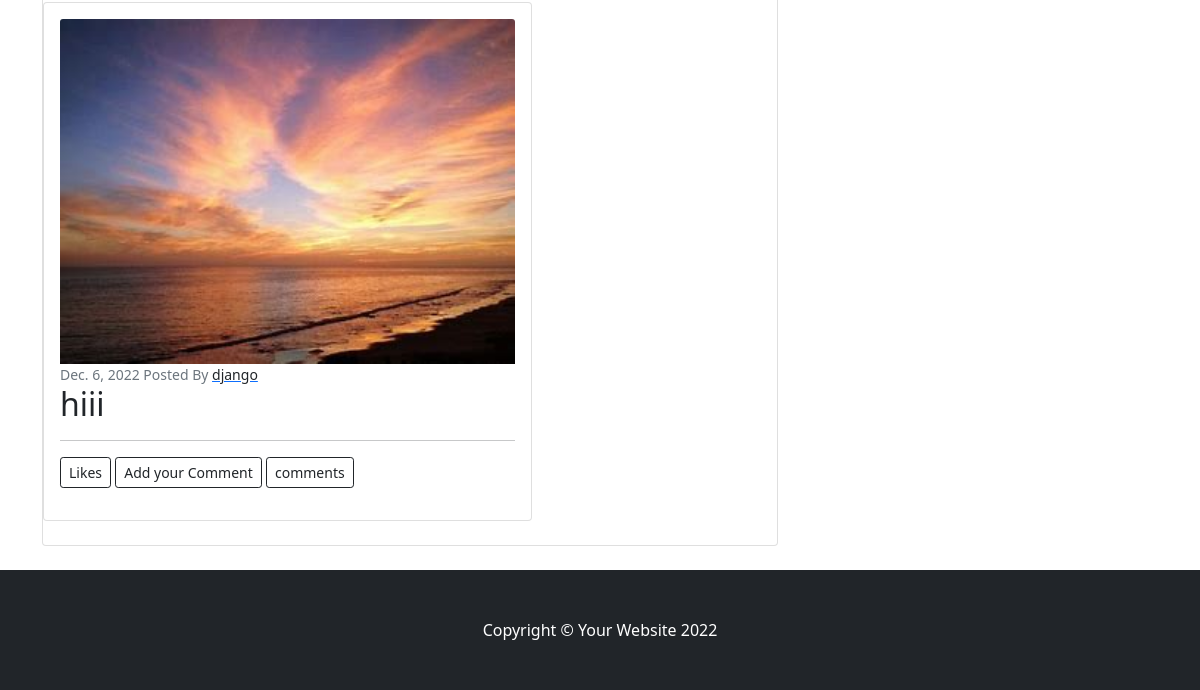
The app's page /home (signed in, lower part), older data.
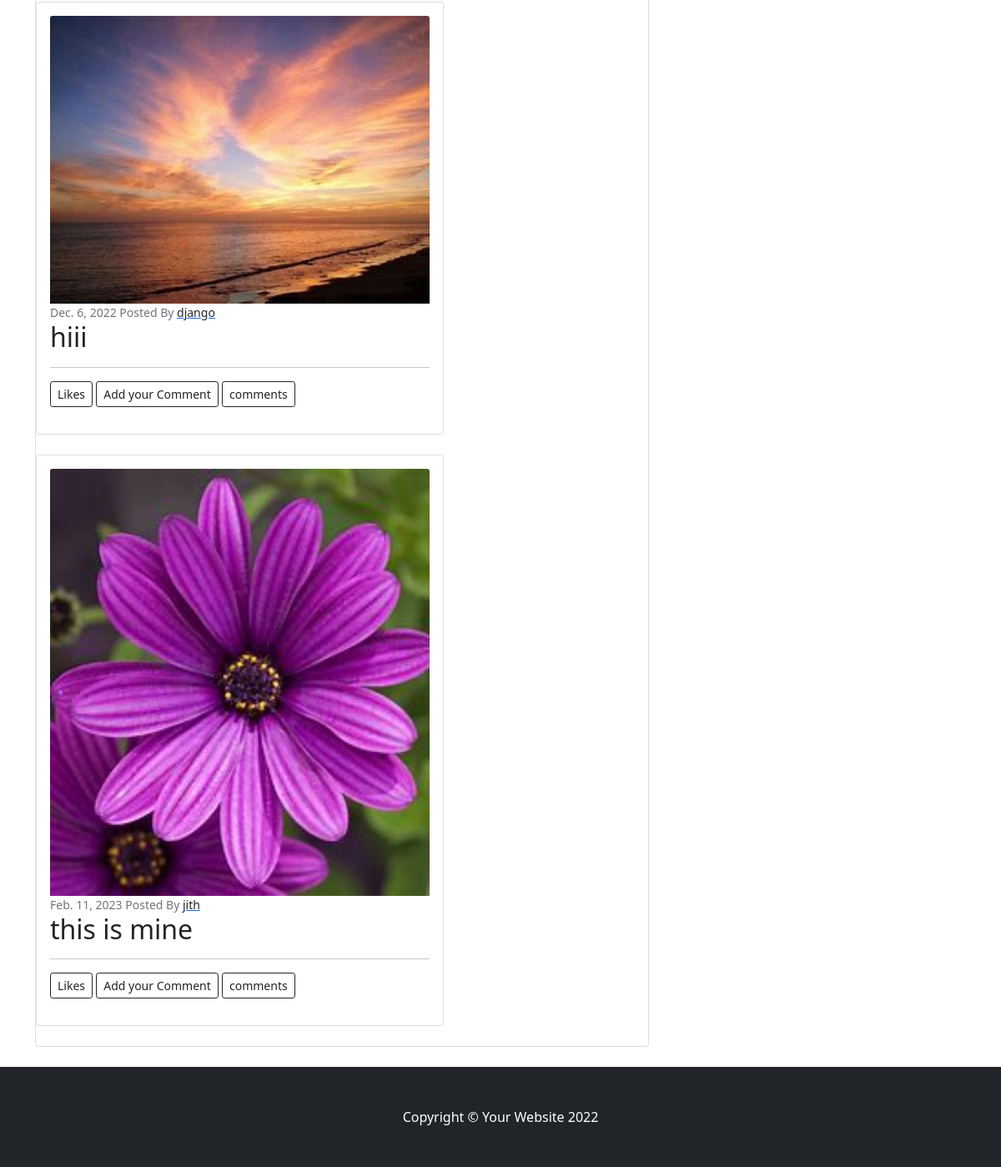
The same page, newer data.
### socialapp/models.py (models this page shows, shortened)
class Posts(models.Model):
    image=models.ImageField(upload_to="image",null=True,blank=True)
    user=models.ForeignKey(User,on_delete=models.CASCADE)
    title=models.CharField(max_length=200)
    create_date=models.DateField(auto_now_add=True)
    like=models.ManyToManyField(User,related_name="upvotes")

### socialapp/views.py (the view, shortened to what this page needs)
# urls.py: path('home',views.IndexView.as_view(),name="home"),
@method_decorator(decorators,name="dispatch")
class IndexView(CreateView,ListView):
    template_name="index.html"
    form_class=PostForm
    model=Posts
    success_url=reverse_lazy("home")
    context_object_name="posts"
    def get_queryset(self):
        return Posts.objects.all().exclude(user=self.request.user)

### socialapp/views.py (called while the page is built)
def signin_required(fn):
    def wrapper(request,*args,**kw):
        if not request.user.is_authenticated:
            messages.error(request,"u must login to continue")
            return redirect("signin")
        else:
            return fn(request,*args,**kw)
    return wrapper

### socialapp/templates/index.html (shortened to what this page needs)
{%extends 'base.html'%}
{%block body_block%}
    <div class="col-lg-8">
        {%for p in posts%}
        <div class="card mb-4">
            <div class="card-body">
                <a href="#!">{%if p.image%}<img class="card-img-top" src="{{p.image.url}}" alt="..." />{%endif%}</a>
                <div class="small text-muted">{{p.create_date}} Posted By <a href=""><span class="text-dark">{{p.user}}</span></a></div>
                <h2 class="card-title">{{p.title}}</h2><hr>
                <div>
                    <p>
                        <button class="btn btn-sm btn-outline-dark" type="button" data-bs-toggle="collapse" data-bs-target="#likelist{{ forloop.counter }}" aria-expanded="false" aria-controls="collapseExample">
                            Likes
                          </button>
                        <button class="btn btn-sm btn-outline-dark" type="button" data-bs-toggle="collapse" data-bs-target="#collapseExample{{ forloop.counter }}" aria-expanded="false" aria-controls="collapseExample">
                          Add your Comment
                        </button>
                        <button class="btn btn-sm btn-outline-dark" type="button" data-bs-toggle="collapse" data-bs-target="#commentlist{{ forloop.counter }}" aria-expanded="false" aria-controls="collapseExample">
                            comments
                          </button>
                      </p>
                </div>
            </div>
        </div>
        {%endfor%}
    </div>
{%endblock%}

### socialapp/templates/base.html (shortened to what this page needs)
<!DOCTYPE html>
{%load static%}
<html lang="en">
    <head>
        <link href="{%static 'css/styles.css'%}" rel="stylesheet" />
    </head>
    <body>
        <div class="container">
            <div class="row">
                <div class="col-lg-8">
                    <div class="card mb-4">
                        {%block body_block%}
                        {%endblock%}
                    </div>
                </div>
            </div>
        </div>
        <footer class="py-5 bg-dark">
            <div class="container"><p class="m-0 text-center text-white">Copyright &copy; Your Website 2022</p></div>
        </footer>
    </body>
</html>

Row changes from the older to the newer data that the page shows:
added Posts: image (picture), create_date "Feb. 11, 2023", user "jith", title "this is mine"
